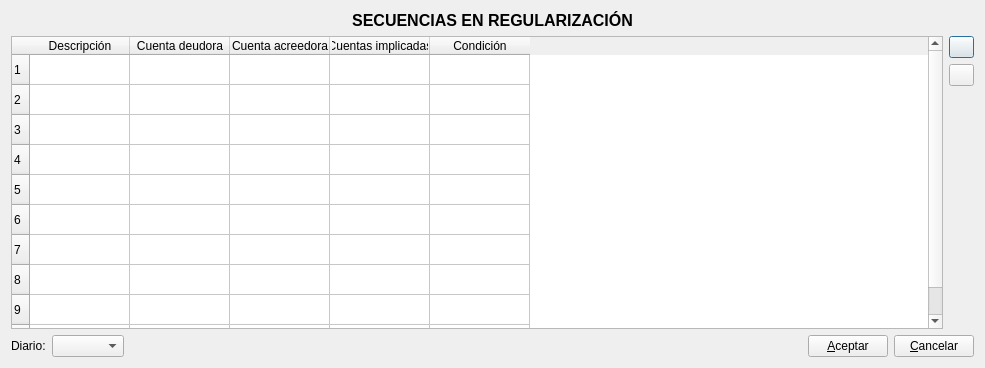
<?xml version="1.0" encoding="UTF-8"?>
<ui version="4.0">
 <class>regul_sec</class>
 <widget class="QDialog" name="regul_sec">
  <property name="geometry">
   <rect>
    <x>0</x>
    <y>0</y>
    <width>985</width>
    <height>368</height>
   </rect>
  </property>
  <property name="windowTitle">
   <string>Secuencias en regularización</string>
  </property>
  <layout class="QVBoxLayout" name="verticalLayout_2">
   <item>
    <widget class="QLabel" name="label">
     <property name="font">
      <font>
       <pointsize>12</pointsize>
       <weight>75</weight>
       <bold>true</bold>
      </font>
     </property>
     <property name="text">
      <string>SECUENCIAS EN REGULARIZACIÓN</string>
     </property>
     <property name="alignment">
      <set>Qt::AlignCenter</set>
     </property>
    </widget>
   </item>
   <item>
    <layout class="QHBoxLayout" name="horizontalLayout">
     <item>
      <widget class="QTableWidget" name="tableWidget">
       <property name="rowCount">
        <number>10</number>
       </property>
       <property name="columnCount">
        <number>5</number>
       </property>
       <row/>
       <row/>
       <row/>
       <row/>
       <row/>
       <row/>
       <row/>
       <row/>
       <row/>
       <row/>
       <column>
        <property name="text">
         <string>Descripción</string>
        </property>
       </column>
       <column>
        <property name="text">
         <string>Cuenta deudora</string>
        </property>
       </column>
       <column>
        <property name="text">
         <string>Cuenta acreedora</string>
        </property>
       </column>
       <column>
        <property name="text">
         <string>Cuentas implicadas</string>
        </property>
       </column>
       <column>
        <property name="text">
         <string>Condición</string>
        </property>
       </column>
      </widget>
     </item>
     <item>
      <layout class="QVBoxLayout" name="verticalLayout">
       <item>
        <widget class="QPushButton" name="arribapushButton">
         <property name="maximumSize">
          <size>
           <width>25</width>
           <height>25</height>
          </size>
         </property>
         <property name="text">
          <string/>
         </property>
         <property name="icon">
          <iconset resource="keme.qrc">
           <normaloff>:/graf/up.png</normaloff>:/graf/up.png</iconset>
         </property>
         <property name="iconSize">
          <size>
           <width>20</width>
           <height>20</height>
          </size>
         </property>
        </widget>
       </item>
       <item>
        <widget class="QPushButton" name="abajopushButton">
         <property name="maximumSize">
          <size>
           <width>25</width>
           <height>25</height>
          </size>
         </property>
         <property name="text">
          <string/>
         </property>
         <property name="icon">
          <iconset resource="keme.qrc">
           <normaloff>:/graf/down.png</normaloff>:/graf/down.png</iconset>
         </property>
         <property name="iconSize">
          <size>
           <width>20</width>
           <height>20</height>
          </size>
         </property>
        </widget>
       </item>
       <item>
        <spacer name="verticalSpacer">
         <property name="orientation">
          <enum>Qt::Vertical</enum>
         </property>
         <property name="sizeHint" stdset="0">
          <size>
           <width>20</width>
           <height>40</height>
          </size>
         </property>
        </spacer>
       </item>
      </layout>
     </item>
    </layout>
   </item>
   <item>
    <layout class="QHBoxLayout" name="horizontalLayout_2">
     <item>
      <widget class="QLabel" name="label_2">
       <property name="text">
        <string>Diario:</string>
       </property>
      </widget>
     </item>
     <item>
      <widget class="QComboBox" name="diariocomboBox"/>
     </item>
     <item>
      <spacer name="horizontalSpacer">
       <property name="orientation">
        <enum>Qt::Horizontal</enum>
       </property>
       <property name="sizeHint" stdset="0">
        <size>
         <width>40</width>
         <height>20</height>
        </size>
       </property>
      </spacer>
     </item>
     <item>
      <widget class="QPushButton" name="aceptarpushButton">
       <property name="text">
        <string>&amp;Aceptar</string>
       </property>
      </widget>
     </item>
     <item>
      <widget class="QPushButton" name="cancelarpushButton">
       <property name="text">
        <string>&amp;Cancelar</string>
       </property>
      </widget>
     </item>
    </layout>
   </item>
  </layout>
 </widget>
 <resources>
  <include location="keme.qrc"/>
 </resources>
 <connections>
  <connection>
   <sender>cancelarpushButton</sender>
   <signal>clicked()</signal>
   <receiver>regul_sec</receiver>
   <slot>reject()</slot>
   <hints>
    <hint type="sourcelabel">
     <x>667</x>
     <y>356</y>
    </hint>
    <hint type="destinationlabel">
     <x>682</x>
     <y>323</y>
    </hint>
   </hints>
  </connection>
 </connections>
</ui>
